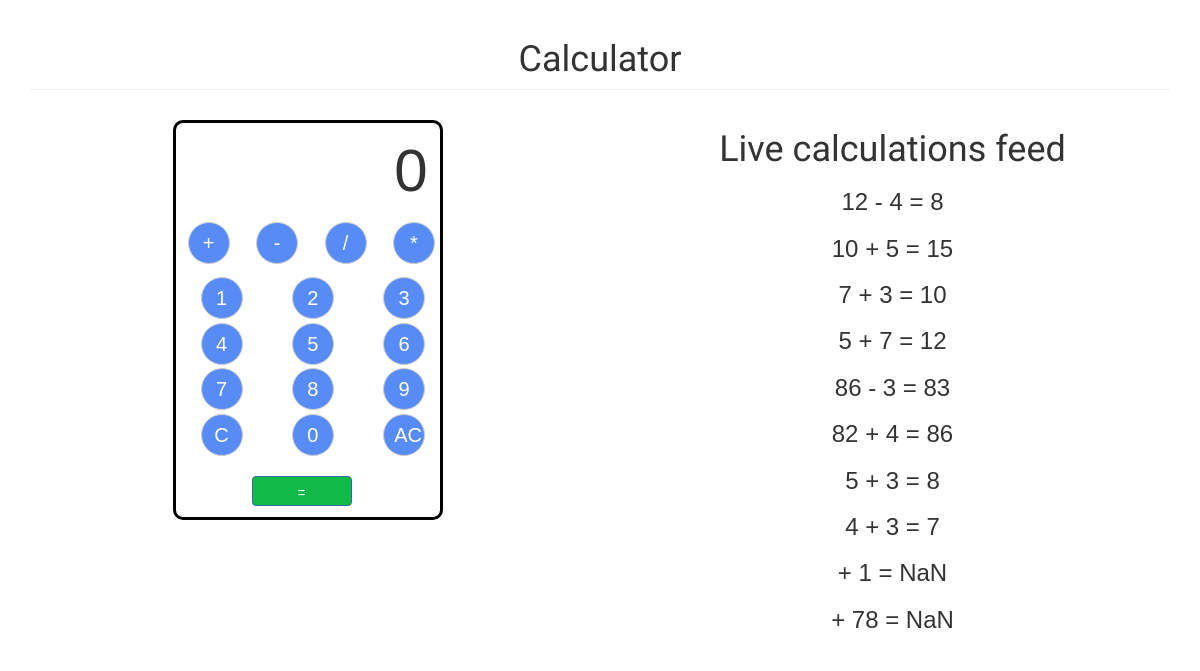
Page / (signed in) on the earlier database version.
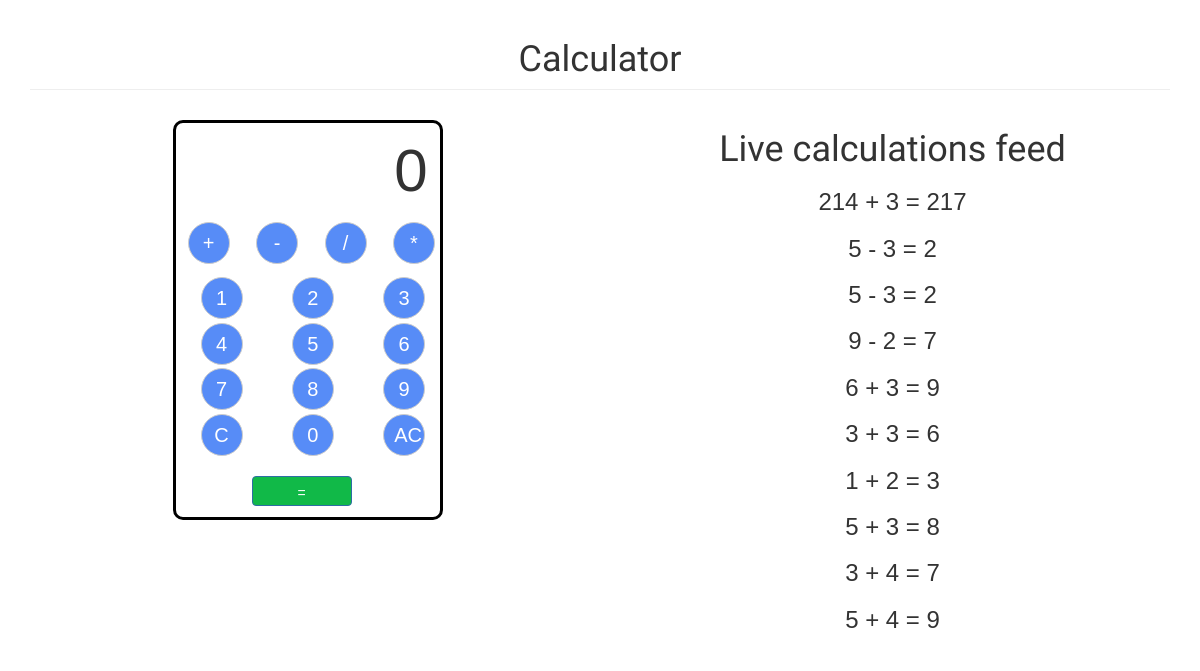
Same page on the later database version.
### calcapp/models.py (models this page shows, shortened)
class Calculations(models.Model):
	calcEntries = models.CharField(max_length=200, blank=False,null=False)
	user = models.ForeignKey(User, blank=True, null=True)
	timestamp = models.DateTimeField(default=timezone.now, db_index=True)

### calcapp/views.py (the view)
# urls.py: url(r'^$', views.querySave, name='querySave'),
@csrf_exempt
def querySave(request):
	context_dict = {}
	if request.method == 'POST':
		queryString = request.POST.get('query_value')
		calcQuery = Calculations.objects.create(calcEntries=queryString)
		return  render(request,'index.html')
	if "no_of_entries" in request.session:
		cal = Calculations.objects.latest('id')
		print cal.id, "dskndfkjnskfnskdfnskndf"
		entries = int(cal.id) - int(request.session['no_of_entries'])
		print entries, "dksdkjsfkns"
		if int(entries) > 10:
			entries = 10
		calcEntries =  Calculations.objects.order_by('-timestamp')[:entries]
		context_dict['queries'] = calcEntries
	else:
		cal = Calculations.objects.latest('id')
		request.session['no_of_entries'] = cal.id
	return  render(request, 'index.html', context_dict)

### calcapp/templates/index.html (shortened to what this page needs)
{% load staticfiles %}
{% load cache %}
<!DOCTYPE html>
<html>
	<head>
		<link rel="stylesheet" href="https://maxcdn.bootstrapcdn.com/bootstrap/3.3.6/css/bootstrap.min.css">
		<link rel="stylesheet" href="{% static "calcapp/css/style.css" %}" />
	</head>
	<body>
		<div class="container">
        <div class="row">
            <div class="col-lg-12">
                <h1 id="headingfont" class="page-header text-center">Calculator
                </h1>
            </div>
        </div>
		<div class="row">
		<div class="col-md-6 portfolio-item">
		<div id="calculator">
			<div id="total">
			</div>
			<div id="operators">
				<div class="row">
				<div class="col-sm-3">
				<a><button type="button" class="btn btn-default btn-sm btn-round">+</button></a></div>
				<div class="col-sm-3"><a><button type="button" class="btn btn-default btn-sm btn-round">-</button></a></div>
				<div class="col-sm-3"><a><button type="button" class="btn btn-default btn-sm btn-round">/</button></a></div>
				<div class="col-sm-3"><a><button type="button" class="btn btn-default btn-sm btn-round">*</button></a></div>
				</div>
			</div>
			<div id="numbers">
			<div class="row">
				<div class="col-sm-4"><a><button type="button" class="btn btn-default btn-sm btn-round">1</button></a></div>
				<div class="col-sm-4"><a><button type="button" class="btn btn-default btn-sm btn-round">2</button></a></div>
				<div class="col-sm-4"><a><button type="button" class="btn btn-default btn-sm btn-round">3</button></a></div>
			</div>
			<div class="row">
				<div class="col-sm-4"><a><button type="button" class="btn btn-default btn-sm btn-round">4</button></a></div>
				<div class="col-sm-4"><a><button type="button" class="btn btn-default btn-sm btn-round">5</button></a></div>
				<div class="col-sm-4"><a><button type="button" class="btn btn-default btn-sm btn-round">6</button></a></div>
			</div>
			<div class="row">
				<div class="col-sm-4"><a><button type="button" class="btn btn-default btn-sm btn-round">7</button></a></div>
				<div class="col-sm-4"><a><button type="button" class="btn btn-default btn-sm btn-round">8</button></a></div>
				<div class="col-sm-4"><a><button type="button" class="btn btn-default btn-sm btn-round">9</button></a></div>
			</div>
			<div class="row">
				<div class="col-sm-4"><a id="clear"><button type="button" class="btn btn-default btn-sm btn-round">C</button></a></div>
				<div class="col-sm-4"><a><button type="button" class="btn btn-default btn-sm btn-round">0</button></a></div>
				<div class="col-sm-3"><a id="clearall"><button type="button" class="btn btn-default btn-sm btn-round">AC</button></a></div>
			</div>
			</div>
			<div class="row">
			<div class="col-sm-12 col-sm-offset-3">
			<a id="equals" class="btn btn-primary equalsign">=</a>
			</div>
			</div>
		</div>
		</div>
		<div class="col-md-6 text-center portfolio-item">
		<div id="livequery">
		<h1 class="text-center">Live calculations feed
                </h1>
		<div id="chatbox" style="font-size: 14pt;">
			{% if queries %}
			{% for query in queries %}
			<p><h3>{{query.calcEntries}}</h3></p>
			{% endfor %}
			{% endif %}
		</div>
		</div>
		</div>
		</div>
		</div>
	</body>
</html>

Differences in the rows shown:
no longer on this page (row unchanged): Calculations: calcEntries "12 - 4 = 8"
no longer on this page (row unchanged): Calculations: calcEntries "10 + 5 = 15"
no longer on this page (row unchanged): Calculations: calcEntries "7 + 3 = 10"
no longer on this page (row unchanged): Calculations: calcEntries "5 + 7 = 12"
no longer on this page (row unchanged): Calculations: calcEntries "86 - 3 = 83"
no longer on this page (row unchanged): Calculations: calcEntries "82 + 4 = 86"
no longer on this page (row unchanged): Calculations: calcEntries "4 + 3 = 7"
no longer on this page (row unchanged): Calculations: calcEntries "+ 1 = NaN"
no longer on this page (row unchanged): Calculations: calcEntries "+ 78 = NaN"
added Calculations: calcEntries "214 + 3 = 217"
added Calculations: calcEntries "5 - 3 = 2"
added Calculations: calcEntries "5 - 3 = 2"
added Calculations: calcEntries "9 - 2 = 7"
added Calculations: calcEntries "6 + 3 = 9"
added Calculations: calcEntries "3 + 3 = 6"
added Calculations: calcEntries "1 + 2 = 3"
added Calculations: calcEntries "3 + 4 = 7"
added Calculations: calcEntries "5 + 4 = 9"
